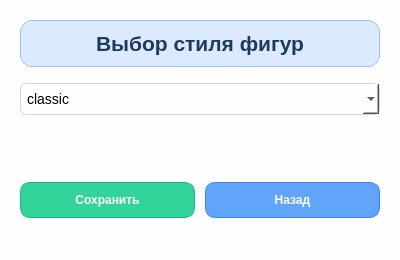
<?xml version="1.0" encoding="UTF-8"?>
<ui version="4.0">
 <class>SettingsWindow</class>
 <widget class="QMainWindow" name="SettingsWindow">
  <property name="geometry">
   <rect>
    <x>0</x>
    <y>0</y>
    <width>400</width>
    <height>260</height>
   </rect>
  </property>
  <property name="windowTitle">
   <string>Настройки фигур</string>
  </property>
  <property name="styleSheet">
   <string notr="true">background-color: #fefefe;</string>
  </property>

  <widget class="QWidget" name="centralwidget">
   <layout class="QVBoxLayout" name="mainLayout">
    <property name="leftMargin">
     <number>20</number>
    </property>
    <property name="topMargin">
     <number>20</number>
    </property>
    <property name="rightMargin">
     <number>20</number>
    </property>
    <property name="bottomMargin">
     <number>20</number>
    </property>
    <property name="spacing">
     <number>16</number>
    </property>

    <item>
     <widget class="QLabel" name="titleLabel">
      <property name="text">
       <string>Выбор стиля фигур</string>
      </property>
      <property name="alignment">
       <set>Qt::AlignCenter</set>
      </property>
      <property name="font">
       <font>
        <pointsize>16</pointsize>
        <bold>true</bold>
       </font>
      </property>
      <property name="styleSheet">
       <string notr="true">color: #1e3a5f; background-color: #dbeafe; padding: 10px; border-radius: 12px; border: 1px solid #93c5fd;</string>
      </property>
     </widget>
    </item>

    <!-- выбор стиля фигур -->
    <item>
     <widget class="QComboBox" name="pieceStyleComboBox">
      <property name="styleSheet">
       <string notr="true">QComboBox { padding: 6px; border-radius: 6px; border: 1px solid #d1d5db; font-size: 14px; }</string>
      </property>
      <item>
       <property name="text">
        <string>classic</string>
       </property>
      </item>
      <item>
       <property name="text">
        <string>basics</string>
       </property>
      </item>
     </widget>
    </item>

    <item>
     <spacer name="verticalSpacer">
      <property name="orientation">
       <enum>Qt::Vertical</enum>
      </property>
      <property name="sizeType">
       <enum>QSizePolicy::Expanding</enum>
      </property>
      <property name="sizeHint" stdset="0">
       <size>
        <width>20</width>
        <height>20</height>
       </size>
      </property>
     </spacer>
    </item>

    <!-- кнопки -->
    <item>
     <layout class="QHBoxLayout" name="buttonsLayout">
      <property name="spacing">
       <number>10</number>
      </property>

      <item>
       <widget class="QPushButton" name="saveButton">
        <property name="minimumSize">
         <size>
          <width>120</width>
          <height>36</height>
         </size>
        </property>
        <property name="text">
         <string>Сохранить</string>
        </property>
        <property name="styleSheet">
         <string notr="true">
QPushButton {
    color: white;
    background-color: #34d399;
    border: 1px solid #10b981;
    border-radius: 10px;
    padding: 8px;
    font-weight: bold;
}
QPushButton:hover { background-color: #6ee7b7; }
QPushButton:pressed { background-color: #10b981; }
         </string>
        </property>
       </widget>
      </item>

      <item>
       <widget class="QPushButton" name="backButton">
        <property name="minimumSize">
         <size>
          <width>120</width>
          <height>36</height>
         </size>
        </property>
        <property name="text">
         <string>Назад</string>
        </property>
        <property name="styleSheet">
         <string notr="true">
QPushButton {
    color: white;
    background-color: #60a5fa;
    border: 1px solid #3b82f6;
    border-radius: 10px;
    padding: 8px;
    font-weight: bold;
}
QPushButton:hover { background-color: #93c5fd; }
QPushButton:pressed { background-color: #3b82f6; }
         </string>
        </property>
       </widget>
      </item>
     </layout>
    </item>

   </layout>
  </widget>

  <widget class="QMenuBar" name="menubar">
   <property name="geometry">
    <rect>
     <x>0</x>
     <y>0</y>
     <width>400</width>
     <height>22</height>
    </rect>
   </property>
  </widget>
  <widget class="QStatusBar" name="statusbar"/>
 </widget>
 <resources/>
 <connections/>
</ui>
